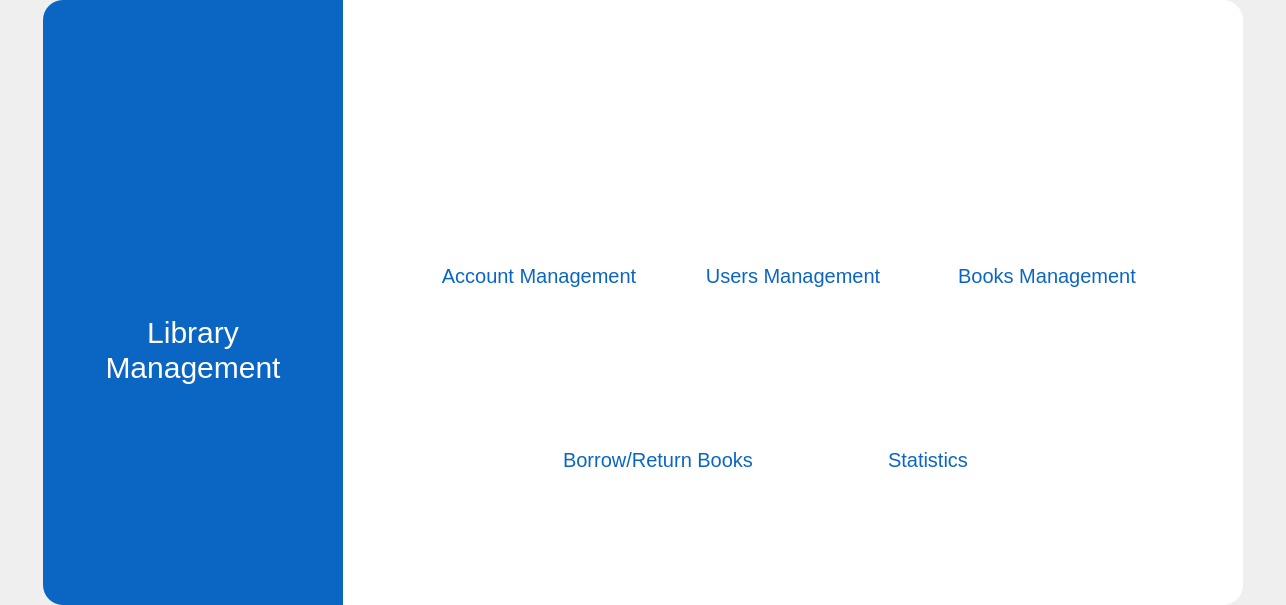
<?xml version="1.0" encoding="UTF-8"?>
<ui version="4.0">
 <class>MainWindow</class>
 <widget class="QMainWindow" name="MainWindow">
  <property name="geometry">
   <rect>
    <x>0</x>
    <y>0</y>
    <width>1286</width>
    <height>605</height>
   </rect>
  </property>
  <property name="windowTitle">
   <string>MainWindow</string>
  </property>
  <property name="styleSheet">
   <string notr="true">/*Set style for Title widget*/
#widgetTitle {
	background-color: rgb(10, 102, 194);
	border-top-left-radius: 20px;
	border-bottom-left-radius: 20px;
}

#widgetTitle QLabel {
	color: rgb(255, 255, 255);
	font-family: &quot;Righteous&quot;;
	font-size: 30px;
}

/*Set style for Funcs widget*/
#widgetFuncs {
	background-color: rgb(255, 255, 255);
	border-top-right-radius: 20px;
	border-bottom-right-radius: 20px;
}

#widgetFuncs QLabel {
	color: rgb(10, 102, 194);
	font-family: &quot;Montserrat SemiBold&quot;;
	font-size: 20px;
}

#widgetFuncs QPushButton {
	border: none;
	border-radius: 35px;
	background-color: rgb(255, 255, 255);
}

#widgetFuncs QPushButton:hover {
	background-color: rgb(250, 250, 250);
}

#widgetFuncs QPushButton:pressed {
	padding-left: 15px;
}</string>
  </property>
  <widget class="QWidget" name="centralwidget">
   <layout class="QHBoxLayout" name="horizontalLayout_11">
    <property name="spacing">
     <number>0</number>
    </property>
    <property name="leftMargin">
     <number>0</number>
    </property>
    <property name="topMargin">
     <number>0</number>
    </property>
    <property name="rightMargin">
     <number>0</number>
    </property>
    <property name="bottomMargin">
     <number>0</number>
    </property>
    <item>
     <spacer name="horizontalSpacer">
      <property name="orientation">
       <enum>Qt::Horizontal</enum>
      </property>
      <property name="sizeHint" stdset="0">
       <size>
        <width>40</width>
        <height>20</height>
       </size>
      </property>
     </spacer>
    </item>
    <item>
     <widget class="QWidget" name="widgetTitle" native="true">
      <property name="minimumSize">
       <size>
        <width>300</width>
        <height>605</height>
       </size>
      </property>
      <property name="maximumSize">
       <size>
        <width>300</width>
        <height>605</height>
       </size>
      </property>
      <layout class="QGridLayout" name="gridLayout_2">
       <property name="leftMargin">
        <number>0</number>
       </property>
       <property name="topMargin">
        <number>0</number>
       </property>
       <property name="rightMargin">
        <number>0</number>
       </property>
       <property name="bottomMargin">
        <number>0</number>
       </property>
       <property name="spacing">
        <number>0</number>
       </property>
       <item row="0" column="0">
        <layout class="QVBoxLayout" name="verticalLayout_3">
         <item>
          <spacer name="verticalSpacer">
           <property name="orientation">
            <enum>Qt::Vertical</enum>
           </property>
           <property name="sizeHint" stdset="0">
            <size>
             <width>20</width>
             <height>40</height>
            </size>
           </property>
          </spacer>
         </item>
         <item>
          <layout class="QVBoxLayout" name="verticalLayout_2">
           <property name="spacing">
            <number>15</number>
           </property>
           <item>
            <layout class="QHBoxLayout" name="horizontalLayout">
             <item>
              <spacer name="horizontalSpacer_4">
               <property name="orientation">
                <enum>Qt::Horizontal</enum>
               </property>
               <property name="sizeHint" stdset="0">
                <size>
                 <width>40</width>
                 <height>20</height>
                </size>
               </property>
              </spacer>
             </item>
             <item>
              <widget class="QLabel" name="label">
               <property name="sizePolicy">
                <sizepolicy hsizetype="Preferred" vsizetype="Preferred">
                 <horstretch>80</horstretch>
                 <verstretch>80</verstretch>
                </sizepolicy>
               </property>
               <property name="minimumSize">
                <size>
                 <width>80</width>
                 <height>80</height>
                </size>
               </property>
               <property name="maximumSize">
                <size>
                 <width>150</width>
                 <height>150</height>
                </size>
               </property>
               <property name="text">
                <string/>
               </property>
               <property name="pixmap">
                <pixmap resource="../Ultilities/Res.qrc">:/Icon/Icon/book.png</pixmap>
               </property>
               <property name="scaledContents">
                <bool>true</bool>
               </property>
              </widget>
             </item>
             <item>
              <spacer name="horizontalSpacer_3">
               <property name="orientation">
                <enum>Qt::Horizontal</enum>
               </property>
               <property name="sizeHint" stdset="0">
                <size>
                 <width>40</width>
                 <height>20</height>
                </size>
               </property>
              </spacer>
             </item>
            </layout>
           </item>
           <item>
            <layout class="QVBoxLayout" name="verticalLayout">
             <property name="spacing">
              <number>0</number>
             </property>
             <item>
              <widget class="QLabel" name="label_2">
               <property name="text">
                <string>Library</string>
               </property>
               <property name="alignment">
                <set>Qt::AlignCenter</set>
               </property>
              </widget>
             </item>
             <item>
              <widget class="QLabel" name="label_3">
               <property name="text">
                <string>Management</string>
               </property>
               <property name="alignment">
                <set>Qt::AlignCenter</set>
               </property>
              </widget>
             </item>
            </layout>
           </item>
          </layout>
         </item>
         <item>
          <spacer name="verticalSpacer_2">
           <property name="orientation">
            <enum>Qt::Vertical</enum>
           </property>
           <property name="sizeHint" stdset="0">
            <size>
             <width>20</width>
             <height>40</height>
            </size>
           </property>
          </spacer>
         </item>
        </layout>
       </item>
      </layout>
     </widget>
    </item>
    <item>
     <widget class="QWidget" name="widgetFuncs" native="true">
      <property name="minimumSize">
       <size>
        <width>900</width>
        <height>605</height>
       </size>
      </property>
      <property name="maximumSize">
       <size>
        <width>900</width>
        <height>605</height>
       </size>
      </property>
      <layout class="QVBoxLayout" name="verticalLayout_11">
       <property name="spacing">
        <number>0</number>
       </property>
       <property name="leftMargin">
        <number>0</number>
       </property>
       <property name="topMargin">
        <number>0</number>
       </property>
       <property name="rightMargin">
        <number>0</number>
       </property>
       <property name="bottomMargin">
        <number>0</number>
       </property>
       <item>
        <layout class="QVBoxLayout" name="verticalLayout_10">
         <property name="spacing">
          <number>0</number>
         </property>
         <item>
          <spacer name="verticalSpacer_3">
           <property name="orientation">
            <enum>Qt::Vertical</enum>
           </property>
           <property name="sizeHint" stdset="0">
            <size>
             <width>20</width>
             <height>40</height>
            </size>
           </property>
          </spacer>
         </item>
         <item>
          <layout class="QHBoxLayout" name="horizontalLayout_10">
           <property name="spacing">
            <number>0</number>
           </property>
           <item>
            <spacer name="horizontalSpacer_10">
             <property name="orientation">
              <enum>Qt::Horizontal</enum>
             </property>
             <property name="sizeHint" stdset="0">
              <size>
               <width>13</width>
               <height>17</height>
              </size>
             </property>
            </spacer>
           </item>
           <item>
            <layout class="QVBoxLayout" name="verticalLayout_4">
             <property name="spacing">
              <number>30</number>
             </property>
             <item>
              <layout class="QHBoxLayout" name="horizontalLayout_2">
               <item>
                <layout class="QVBoxLayout" name="verticalLayout_9">
                 <property name="spacing">
                  <number>10</number>
                 </property>
                 <item>
                  <layout class="QHBoxLayout" name="horizontalLayout_7">
                   <item>
                    <spacer name="horizontalSpacer_22">
                     <property name="orientation">
                      <enum>Qt::Horizontal</enum>
                     </property>
                     <property name="sizeHint" stdset="0">
                      <size>
                       <width>40</width>
                       <height>20</height>
                      </size>
                     </property>
                    </spacer>
                   </item>
                   <item>
                    <widget class="QPushButton" name="btnAccManage">
                     <property name="minimumSize">
                      <size>
                       <width>120</width>
                       <height>120</height>
                      </size>
                     </property>
                     <property name="maximumSize">
                      <size>
                       <width>150</width>
                       <height>150</height>
                      </size>
                     </property>
                     <property name="text">
                      <string/>
                     </property>
                     <property name="icon">
                      <iconset resource="../Ultilities/Res.qrc">
                       <normaloff>:/Icon/Icon/account_man_1.png</normaloff>:/Icon/Icon/account_man_1.png</iconset>
                     </property>
                     <property name="iconSize">
                      <size>
                       <width>75</width>
                       <height>75</height>
                      </size>
                     </property>
                    </widget>
                   </item>
                   <item>
                    <spacer name="horizontalSpacer_23">
                     <property name="orientation">
                      <enum>Qt::Horizontal</enum>
                     </property>
                     <property name="sizeHint" stdset="0">
                      <size>
                       <width>40</width>
                       <height>20</height>
                      </size>
                     </property>
                    </spacer>
                   </item>
                  </layout>
                 </item>
                 <item>
                  <widget class="QLabel" name="lblUserManage_2">
                   <property name="text">
                    <string>Account Management</string>
                   </property>
                   <property name="alignment">
                    <set>Qt::AlignCenter</set>
                   </property>
                  </widget>
                 </item>
                </layout>
               </item>
               <item>
                <spacer name="horizontalSpacer_6">
                 <property name="orientation">
                  <enum>Qt::Horizontal</enum>
                 </property>
                 <property name="sizeHint" stdset="0">
                  <size>
                   <width>24</width>
                   <height>17</height>
                  </size>
                 </property>
                </spacer>
               </item>
               <item>
                <layout class="QVBoxLayout" name="verticalLayout_5">
                 <property name="spacing">
                  <number>10</number>
                 </property>
                 <item>
                  <layout class="QHBoxLayout" name="horizontalLayout_5">
                   <item>
                    <spacer name="horizontalSpacer_14">
                     <property name="orientation">
                      <enum>Qt::Horizontal</enum>
                     </property>
                     <property name="sizeHint" stdset="0">
                      <size>
                       <width>40</width>
                       <height>20</height>
                      </size>
                     </property>
                    </spacer>
                   </item>
                   <item>
                    <widget class="QPushButton" name="btnUserManage">
                     <property name="minimumSize">
                      <size>
                       <width>120</width>
                       <height>120</height>
                      </size>
                     </property>
                     <property name="maximumSize">
                      <size>
                       <width>150</width>
                       <height>150</height>
                      </size>
                     </property>
                     <property name="text">
                      <string/>
                     </property>
                     <property name="icon">
                      <iconset resource="../Ultilities/Res.qrc">
                       <normaloff>:/Icon/Icon/user_man_1.png</normaloff>:/Icon/Icon/user_man_1.png</iconset>
                     </property>
                     <property name="iconSize">
                      <size>
                       <width>75</width>
                       <height>75</height>
                      </size>
                     </property>
                    </widget>
                   </item>
                   <item>
                    <spacer name="horizontalSpacer_15">
                     <property name="orientation">
                      <enum>Qt::Horizontal</enum>
                     </property>
                     <property name="sizeHint" stdset="0">
                      <size>
                       <width>40</width>
                       <height>20</height>
                      </size>
                     </property>
                    </spacer>
                   </item>
                  </layout>
                 </item>
                 <item>
                  <widget class="QLabel" name="lblUserManage">
                   <property name="text">
                    <string>Users Management</string>
                   </property>
                   <property name="alignment">
                    <set>Qt::AlignCenter</set>
                   </property>
                  </widget>
                 </item>
                </layout>
               </item>
               <item>
                <spacer name="horizontalSpacer_7">
                 <property name="orientation">
                  <enum>Qt::Horizontal</enum>
                 </property>
                 <property name="sizeHint" stdset="0">
                  <size>
                   <width>24</width>
                   <height>35</height>
                  </size>
                 </property>
                </spacer>
               </item>
               <item>
                <layout class="QVBoxLayout" name="verticalLayout_6">
                 <property name="spacing">
                  <number>10</number>
                 </property>
                 <item>
                  <layout class="QHBoxLayout" name="horizontalLayout_6">
                   <item>
                    <spacer name="horizontalSpacer_17">
                     <property name="orientation">
                      <enum>Qt::Horizontal</enum>
                     </property>
                     <property name="sizeHint" stdset="0">
                      <size>
                       <width>40</width>
                       <height>20</height>
                      </size>
                     </property>
                    </spacer>
                   </item>
                   <item>
                    <widget class="QPushButton" name="btnBookManage">
                     <property name="minimumSize">
                      <size>
                       <width>120</width>
                       <height>120</height>
                      </size>
                     </property>
                     <property name="maximumSize">
                      <size>
                       <width>150</width>
                       <height>150</height>
                      </size>
                     </property>
                     <property name="text">
                      <string/>
                     </property>
                     <property name="icon">
                      <iconset resource="../Ultilities/Res.qrc">
                       <normaloff>:/Icon/Icon/book_man_1.png</normaloff>:/Icon/Icon/book_man_1.png</iconset>
                     </property>
                     <property name="iconSize">
                      <size>
                       <width>75</width>
                       <height>75</height>
                      </size>
                     </property>
                    </widget>
                   </item>
                   <item>
                    <spacer name="horizontalSpacer_16">
                     <property name="orientation">
                      <enum>Qt::Horizontal</enum>
                     </property>
                     <property name="sizeHint" stdset="0">
                      <size>
                       <width>40</width>
                       <height>20</height>
                      </size>
                     </property>
                    </spacer>
                   </item>
                  </layout>
                 </item>
                 <item>
                  <widget class="QLabel" name="lblBookManage">
                   <property name="text">
                    <string>Books Management</string>
                   </property>
                   <property name="alignment">
                    <set>Qt::AlignCenter</set>
                   </property>
                  </widget>
                 </item>
                </layout>
               </item>
              </layout>
             </item>
             <item>
              <layout class="QHBoxLayout" name="horizontalLayout_9">
               <item>
                <spacer name="horizontalSpacer_8">
                 <property name="orientation">
                  <enum>Qt::Horizontal</enum>
                 </property>
                 <property name="sizeHint" stdset="0">
                  <size>
                   <width>40</width>
                   <height>20</height>
                  </size>
                 </property>
                </spacer>
               </item>
               <item>
                <layout class="QHBoxLayout" name="horizontalLayout_8">
                 <item>
                  <layout class="QVBoxLayout" name="verticalLayout_7">
                   <property name="spacing">
                    <number>10</number>
                   </property>
                   <item>
                    <layout class="QHBoxLayout" name="horizontalLayout_3">
                     <item>
                      <spacer name="horizontalSpacer_19">
                       <property name="orientation">
                        <enum>Qt::Horizontal</enum>
                       </property>
                       <property name="sizeHint" stdset="0">
                        <size>
                         <width>40</width>
                         <height>20</height>
                        </size>
                       </property>
                      </spacer>
                     </item>
                     <item>
                      <widget class="QPushButton" name="btnBorrow">
                       <property name="minimumSize">
                        <size>
                         <width>120</width>
                         <height>120</height>
                        </size>
                       </property>
                       <property name="maximumSize">
                        <size>
                         <width>150</width>
                         <height>150</height>
                        </size>
                       </property>
                       <property name="text">
                        <string/>
                       </property>
                       <property name="icon">
                        <iconset resource="../Ultilities/Res.qrc">
                         <normaloff>:/Icon/Icon/borrow_1.png</normaloff>:/Icon/Icon/borrow_1.png</iconset>
                       </property>
                       <property name="iconSize">
                        <size>
                         <width>75</width>
                         <height>75</height>
                        </size>
                       </property>
                      </widget>
                     </item>
                     <item>
                      <spacer name="horizontalSpacer_18">
                       <property name="orientation">
                        <enum>Qt::Horizontal</enum>
                       </property>
                       <property name="sizeHint" stdset="0">
                        <size>
                         <width>40</width>
                         <height>20</height>
                        </size>
                       </property>
                      </spacer>
                     </item>
                    </layout>
                   </item>
                   <item>
                    <widget class="QLabel" name="lblBorrow">
                     <property name="text">
                      <string>Borrow/Return Books</string>
                     </property>
                     <property name="alignment">
                      <set>Qt::AlignCenter</set>
                     </property>
                    </widget>
                   </item>
                  </layout>
                 </item>
                 <item>
                  <spacer name="horizontalSpacer_5">
                   <property name="orientation">
                    <enum>Qt::Horizontal</enum>
                   </property>
                   <property name="sizeHint" stdset="0">
                    <size>
                     <width>40</width>
                     <height>20</height>
                    </size>
                   </property>
                  </spacer>
                 </item>
                 <item>
                  <layout class="QVBoxLayout" name="verticalLayout_8">
                   <property name="spacing">
                    <number>10</number>
                   </property>
                   <item>
                    <layout class="QHBoxLayout" name="horizontalLayout_4">
                     <item>
                      <spacer name="horizontalSpacer_20">
                       <property name="orientation">
                        <enum>Qt::Horizontal</enum>
                       </property>
                       <property name="sizeHint" stdset="0">
                        <size>
                         <width>40</width>
                         <height>20</height>
                        </size>
                       </property>
                      </spacer>
                     </item>
                     <item>
                      <widget class="QPushButton" name="btnStatistics">
                       <property name="minimumSize">
                        <size>
                         <width>120</width>
                         <height>120</height>
                        </size>
                       </property>
                       <property name="maximumSize">
                        <size>
                         <width>150</width>
                         <height>150</height>
                        </size>
                       </property>
                       <property name="text">
                        <string/>
                       </property>
                       <property name="icon">
                        <iconset resource="../Ultilities/Res.qrc">
                         <normaloff>:/Icon/Icon/statistics_1.png</normaloff>:/Icon/Icon/statistics_1.png</iconset>
                       </property>
                       <property name="iconSize">
                        <size>
                         <width>80</width>
                         <height>80</height>
                        </size>
                       </property>
                      </widget>
                     </item>
                     <item>
                      <spacer name="horizontalSpacer_21">
                       <property name="orientation">
                        <enum>Qt::Horizontal</enum>
                       </property>
                       <property name="sizeHint" stdset="0">
                        <size>
                         <width>40</width>
                         <height>20</height>
                        </size>
                       </property>
                      </spacer>
                     </item>
                    </layout>
                   </item>
                   <item>
                    <widget class="QLabel" name="lblStatistics">
                     <property name="text">
                      <string>Statistics</string>
                     </property>
                     <property name="alignment">
                      <set>Qt::AlignCenter</set>
                     </property>
                    </widget>
                   </item>
                  </layout>
                 </item>
                </layout>
               </item>
               <item>
                <spacer name="horizontalSpacer_9">
                 <property name="orientation">
                  <enum>Qt::Horizontal</enum>
                 </property>
                 <property name="sizeHint" stdset="0">
                  <size>
                   <width>40</width>
                   <height>20</height>
                  </size>
                 </property>
                </spacer>
               </item>
              </layout>
             </item>
            </layout>
           </item>
           <item>
            <spacer name="horizontalSpacer_11">
             <property name="orientation">
              <enum>Qt::Horizontal</enum>
             </property>
             <property name="sizeHint" stdset="0">
              <size>
               <width>13</width>
               <height>17</height>
              </size>
             </property>
            </spacer>
           </item>
          </layout>
         </item>
         <item>
          <spacer name="verticalSpacer_4">
           <property name="orientation">
            <enum>Qt::Vertical</enum>
           </property>
           <property name="sizeHint" stdset="0">
            <size>
             <width>20</width>
             <height>40</height>
            </size>
           </property>
          </spacer>
         </item>
        </layout>
       </item>
      </layout>
     </widget>
    </item>
    <item>
     <spacer name="horizontalSpacer_2">
      <property name="orientation">
       <enum>Qt::Horizontal</enum>
      </property>
      <property name="sizeHint" stdset="0">
       <size>
        <width>40</width>
        <height>20</height>
       </size>
      </property>
     </spacer>
    </item>
   </layout>
  </widget>
 </widget>
 <resources>
  <include location="../Ultilities/Res.qrc"/>
 </resources>
 <connections/>
</ui>
